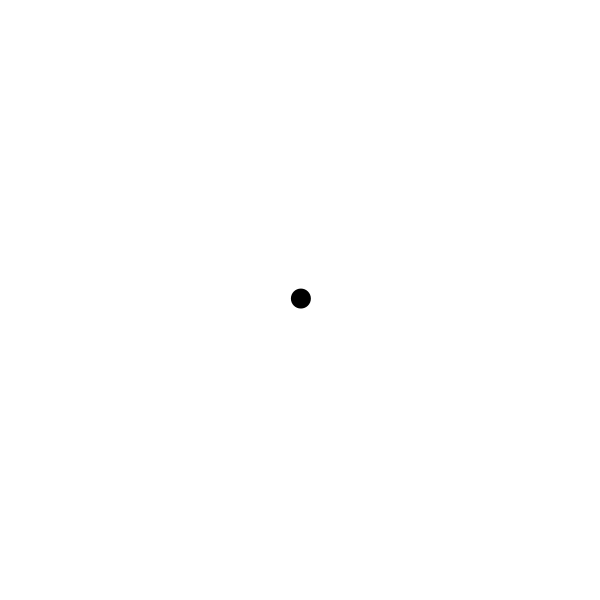
Frame 1 (no input)
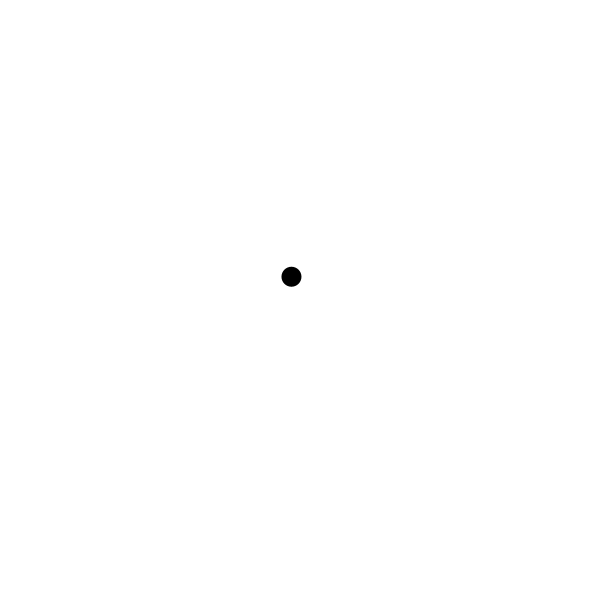
Frame 60 (the mouse pressed at the canvas centre just before this capture)
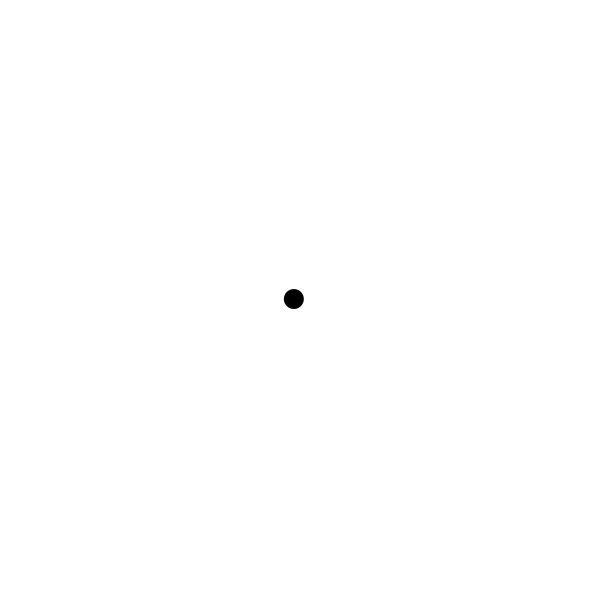
Frame 120 (the mouse held since frame 60 and released just before this capture)

The Processing sketch that drew these frames (run headless with seeded random() and noise(); from frame 60 on, the mouse is pressed at the canvas centre):

// Processing sketch: agent_random_walk
// ── agent_random_walk.pde
// エージェント（ランダムウォーク）

// エージェントの位置
float x;
float y;

void setup() {
  size(600, 600);
  noStroke();
  fill(0);

  // 初期位置
  x = width / 2;
  y = height / 2;
}

void draw() {
  background(255);

  // 移動
  x += random(-3, +3);
  y += random(-3, +3);

  ellipse(x, y, 20, 20);
}
